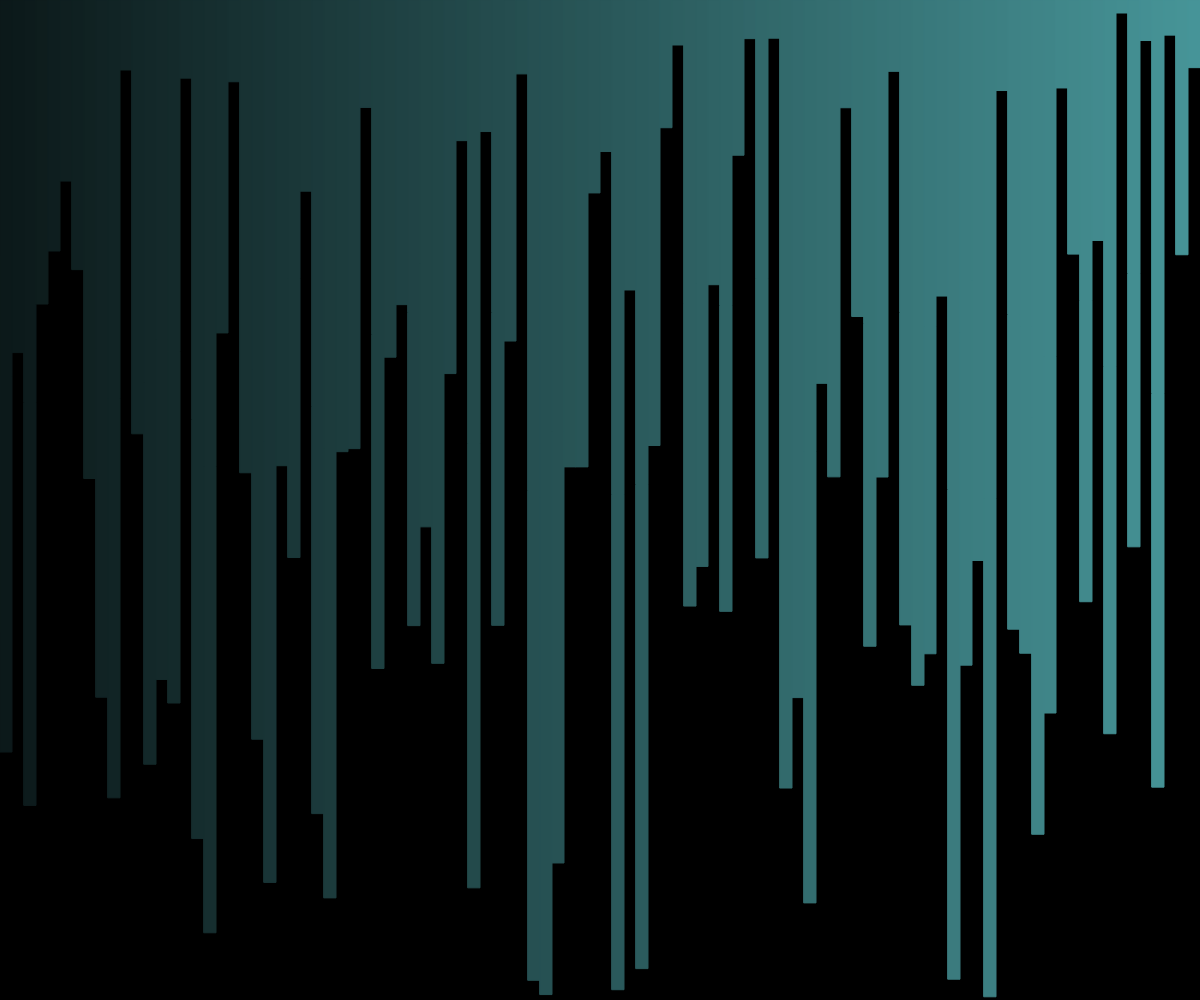
Frame 1 (no input)
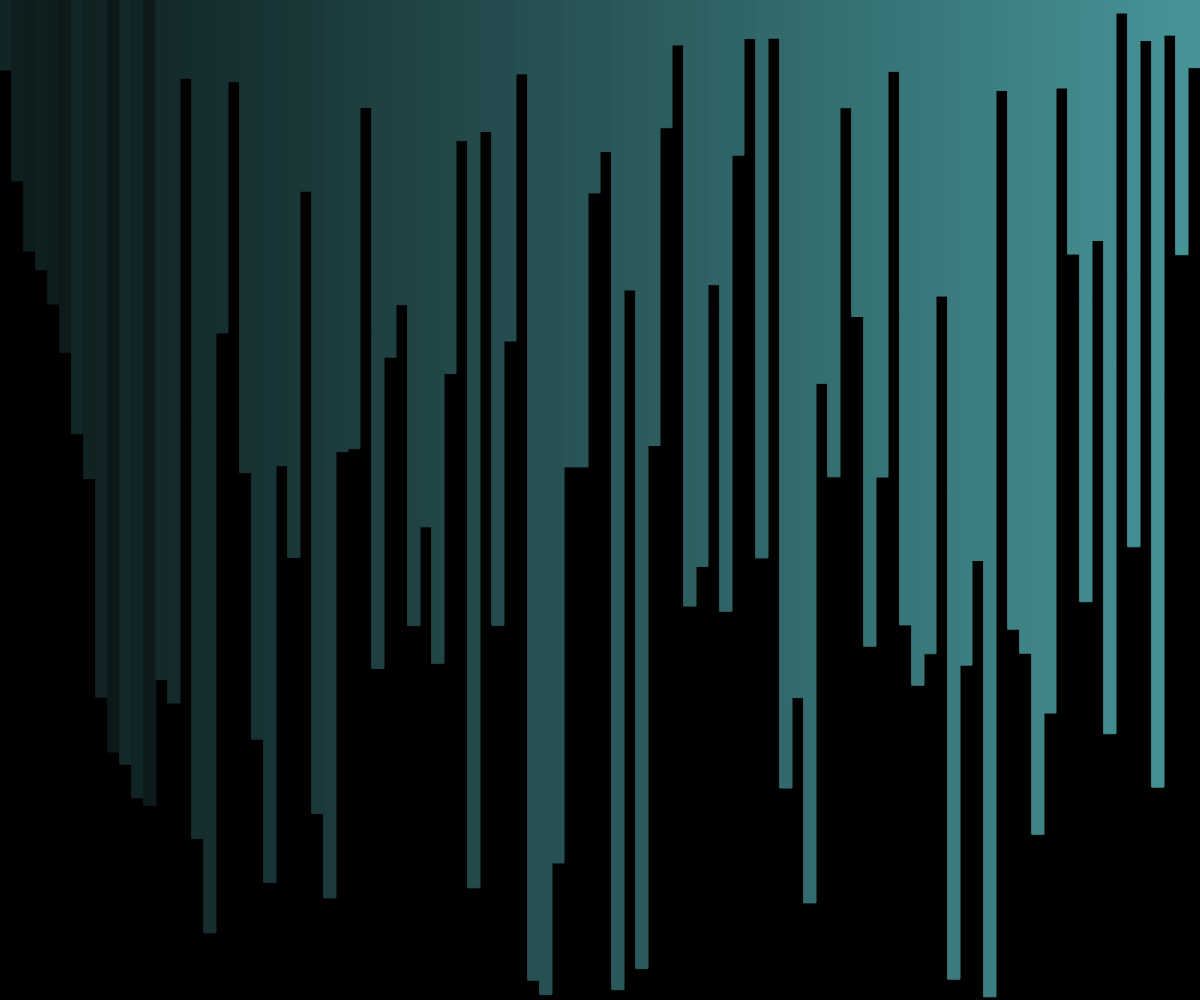
Frame 60 (no input)
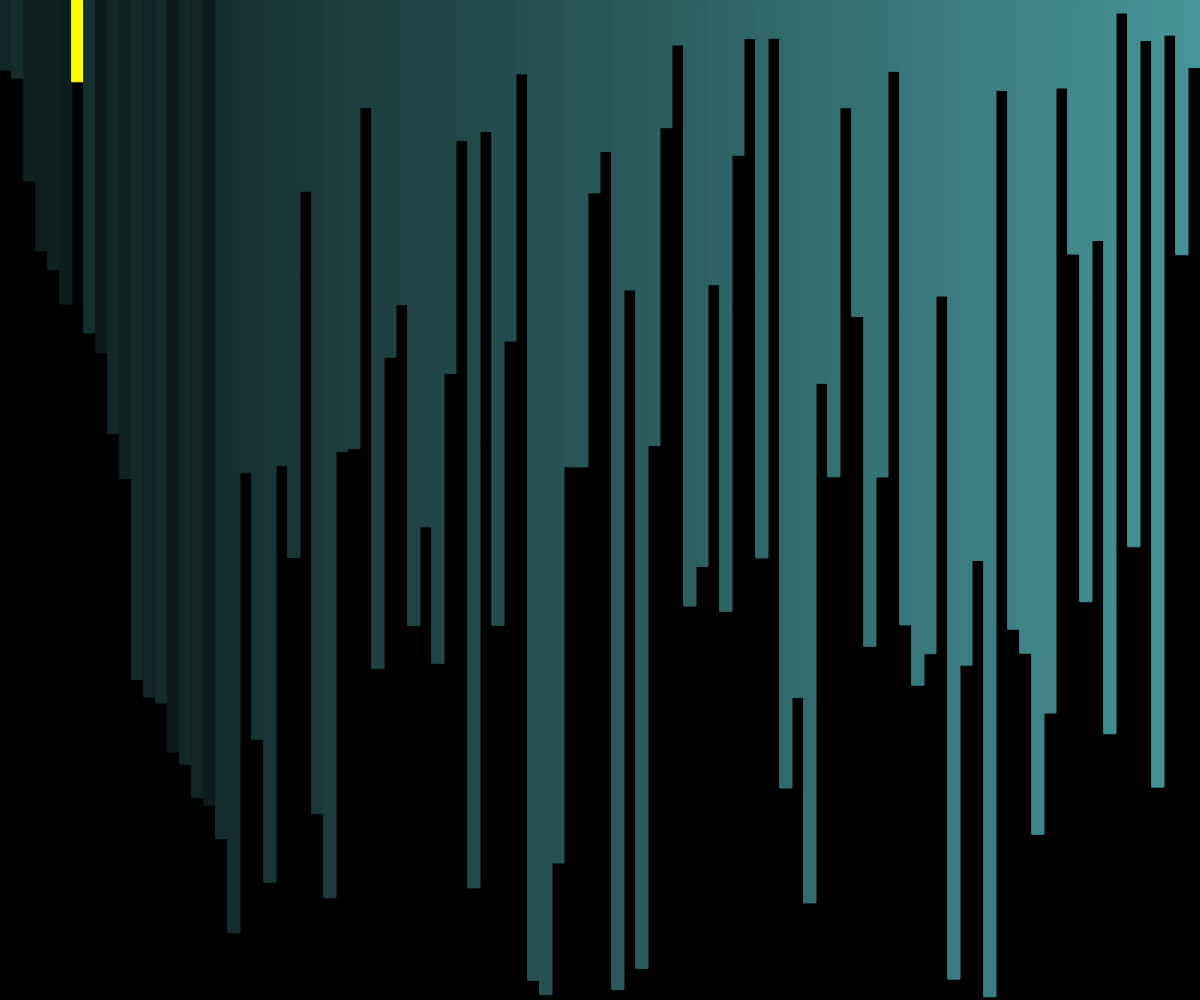
Frame 120 (the mouse pressed at the canvas centre since frame 60)

The p5.js sketch that drew these frames (run headless with seeded random() and noise() and a simulated clock; from frame 60 on, the mouse is pressed at the canvas centre):

// p5.js sketch
// ── sketch.js
let BWIDTH = 100;
let BCOUNT = 100;
let FPS = 60;

let A = [];
let outerLoop = 0;
let innerLoop = -1;
let continues = 0;

function setup() {
    var cnv = createCanvas(window.innerWidth, window.innerHeight);
    cnv.style('display', 'block');
	BWIDTH = window.innerWidth / BCOUNT;
    frameRate(FPS);
    colorMode(HSB);

    let H = random(1, 255);
    let S = random(1, 255);
    let B = 10;
    col = [H, S, B];
	let lastPos = 0;
	for (i = 0; i < BCOUNT; i+=1){
		A.push(new Block(lastPos, 0, random(10, window.innerHeight), col));
        lastPos += BWIDTH;
        col = [H, S, B += .5]
	}
}

function draw() {
    background(0);

    UpdatePos(A);

	   for (block of A){
		     block.show()
         block.h = false;
    }

    if (outerLoop < A.length && innerLoop != -1) {
      temp = A[outerLoop - continues];

        var x = 0;
        if (innerLoop >= 0 && temp.s < A[innerLoop].s) {
            A[innerLoop + 1].h = true;
            A[innerLoop + 1] = A[innerLoop];
            innerLoop -= 1;
            x = 1;
            continues += 1;
        }

        if (!Boolean(x)){
          A[innerLoop + 1] = temp;
          innerLoop = -1;
        }
        else {
          A[innerLoop + 1]  = temp;
        }
     }
    else if (outerLoop < A.length + 1){
        outerLoop += 1;
        innerLoop = outerLoop - 1;
        continues = 0;
    }
}

function windowResized() {
    resizeCanvas(window.innerWidth, window.innerHeight);
}

class Block{

	constructor(x, y, s, c){
		this.x = x;
		this.y = y;
		this.c = c;
		this.s = s;
		this.h = false;
	}

	show(){
		if (this.h){
			fill(60, 100, 100);
			stroke(60, 100, 100);
			rect(this.x, this.y, BWIDTH, this.s);
		}
		else{
			fill(this.c[0], this.c[1], this.c[2]);
			stroke(this.c[0], this.c[1], this.c[2]);
			rect(this.x, this.y, BWIDTH, this.s);
		}
	}
}

function UpdatePos(A){
  for (i = 0; i < A.length; i++){
    A[i].x = i * BWIDTH;
  }
}
